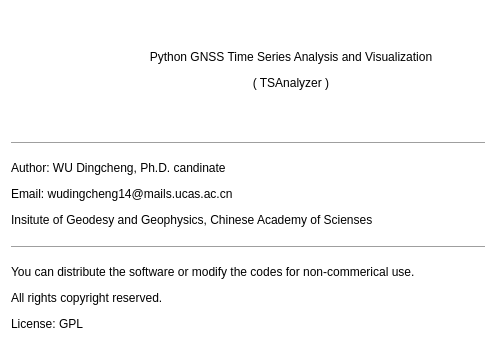
<?xml version="1.0" encoding="UTF-8"?>
<ui version="4.0">
 <class>aboutWidget</class>
 <widget class="QWidget" name="aboutWidget">
  <property name="geometry">
   <rect>
    <x>0</x>
    <y>0</y>
    <width>496</width>
    <height>342</height>
   </rect>
  </property>
  <property name="sizePolicy">
   <sizepolicy hsizetype="Fixed" vsizetype="Fixed">
    <horstretch>0</horstretch>
    <verstretch>0</verstretch>
   </sizepolicy>
  </property>
  <property name="minimumSize">
   <size>
    <width>496</width>
    <height>342</height>
   </size>
  </property>
  <property name="maximumSize">
   <size>
    <width>496</width>
    <height>342</height>
   </size>
  </property>
  <property name="windowTitle">
   <string>PGTSAV</string>
  </property>
  <property name="styleSheet">
   <string notr="true">font: 75 10pt &quot;Microsoft Yahei&quot;;
background-color: rgb(255, 255, 255);</string>
  </property>
  <layout class="QVBoxLayout" name="verticalLayout">
   <item>
    <layout class="QHBoxLayout" name="horizontalLayout">
     <item>
      <widget class="QLabel" name="imgLabel">
       <property name="sizePolicy">
        <sizepolicy hsizetype="Fixed" vsizetype="Fixed">
         <horstretch>0</horstretch>
         <verstretch>0</verstretch>
        </sizepolicy>
       </property>
       <property name="minimumSize">
        <size>
         <width>80</width>
         <height>80</height>
        </size>
       </property>
       <property name="maximumSize">
        <size>
         <width>80</width>
         <height>80</height>
        </size>
       </property>
       <property name="text">
        <string/>
       </property>
       <property name="pixmap">
        <pixmap>:/新前缀/icon.png</pixmap>
       </property>
       <property name="scaledContents">
        <bool>true</bool>
       </property>
      </widget>
     </item>
     <item>
      <widget class="QLabel" name="label_2">
       <property name="text">
        <string>&lt;html&gt;&lt;head/&gt;&lt;body&gt;&lt;p align=&quot;center&quot;&gt;Python GNSS Time Series Analysis and Visualization&lt;/p&gt;&lt;p align=&quot;center&quot;&gt;( TSAnalyzer )&lt;/p&gt;&lt;/body&gt;&lt;/html&gt;</string>
       </property>
      </widget>
     </item>
    </layout>
   </item>
   <item>
    <widget class="QLabel" name="label">
     <property name="enabled">
      <bool>true</bool>
     </property>
     <property name="text">
      <string>&lt;html&gt;&lt;head/&gt;&lt;body&gt;&lt;hr/&gt;&lt;p&gt;Author: WU Dingcheng, Ph.D. candinate&lt;/p&gt;&lt;p&gt;Email: wudingcheng14@mails.ucas.ac.cn&lt;/p&gt;&lt;p&gt;Insitute of Geodesy and Geophysics, Chinese Academy of Scienses&lt;/p&gt;&lt;hr/&gt;&lt;p&gt;You can distribute the software or modify the codes for non-commerical use. &lt;/p&gt;&lt;p&gt;All rights copyright reserved. &lt;/p&gt;&lt;p&gt;License: GPL&lt;/p&gt;&lt;/body&gt;&lt;/html&gt;</string>
     </property>
    </widget>
   </item>
  </layout>
 </widget>
 <resources/>
 <connections/>
</ui>
